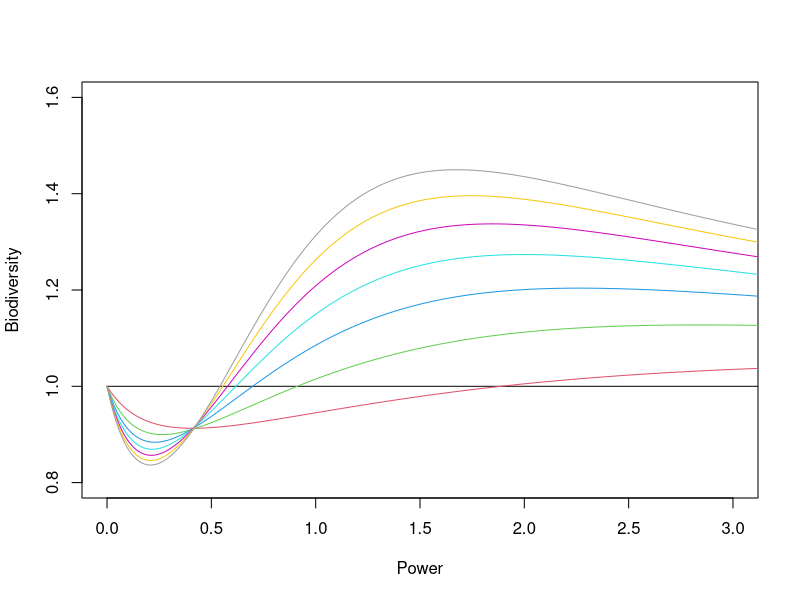
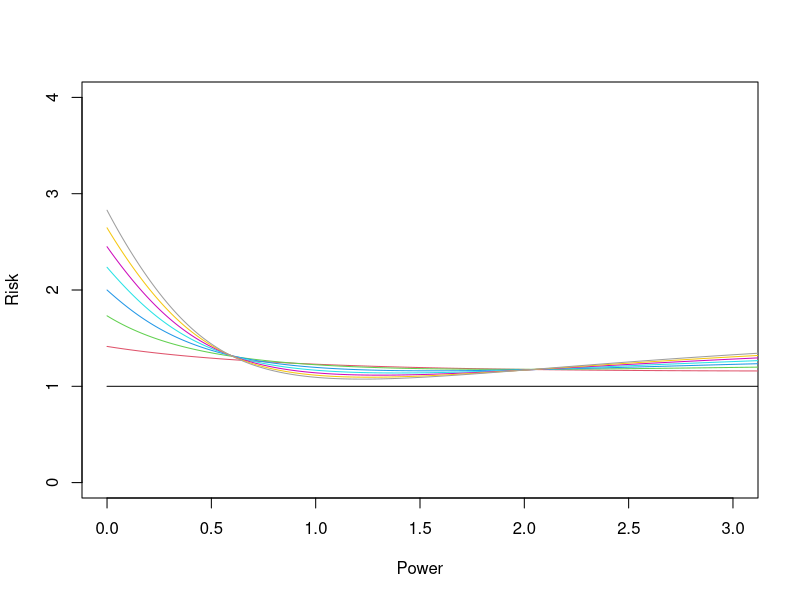

The R source for these figures, in order: (Note: this script raises an error after producing the figures.)
k <- seq(0, 2, by=0.001)
m <- 2

# This computes the biodiversity ratio of m versus 1 fragments of the same shape
# if area of the m fragments is such that the total risk is the same in both cases,
# where the dilution effect is d
biod <- function(z, m, d=1) {
  m ^ (z*(z*d - 1/2) / (z*d + 1/2)) * (1 - (1 - 1/m^z)^m)
}

# This computes the risk ratio of m versus 1 fragments of the same shape
# if area of the m fragments is such that the total biodiversity is the same in both cases,
# where the dilution effect is d
risk <- function(z, m, d=1) {
  1 / (m ^ (z*d - 1/2) * (1 - (1 - 1/m^z)^m)^((z*d+1/2)/z))
}

plot(NULL, xlim=c(0,3), ylim=c(0.8,1.6), xlab="Power", ylab="Biodiversity")
for (i in 1:8) {
  plot(function(x) { biod(x, i)}, xlim=c(0, 4), col=i, add=TRUE, n=1000)
}

plot(NULL, xlim=c(0,3), ylim=c(0,4), xlab="Power", ylab="Risk")
for (i in 1:8) {
  plot(function(x) { risk(x, i, 0.7)}, xlim=c(0, 4), col=i, add=TRUE, n=1000)
}

# alternate computation for total biodiversity
area <- c(1,1,1)/3
power <- 0.5

total_area = sum(area)
prop_area = area / total_area
prop_biod = prop_area^power
prop_outside_biod = 1 - prop_biod
prop_outside_all  = prod(prop_outside_biod)
prop_union_biod   = 1 - prop_outside_all
total_biod = total_area^power
total_union = total_biod * prop_union_biod
total_union

# In the special case of power=0.5, the above is same as:
biod(0.5, 3)

# the biod function otherwise uses different areas in the m versus 1 case so that risk is balanced.

# now, for risk, we'll need to take area/k to the power z then multiply by perimeter and add?
3 * ((1/3)^power * sqrt(1/3))
(risk(0.5,3)/3)

1 - (1 - (1/m)^z)^m

find_power <- function(m, d) {
  lwr = risk(0.01,m,d)-1
  upr = risk(2,m,d)-1
  if (lwr*upr > 0) {
    return(NA);
  }
  uniroot(function(x, m, d) { risk(x,m,d)-1 }, interval=c(0,2), m=m, d=d)$root
}

balance <- expand.grid(fragments = 2:10, dilute = seq(0.7,2, by=0.05))
balance$power <- apply(balance, 1, function(x) { find_power(x[1], x[2]) })

plot(NULL, xlim=c(2,10), ylim=c(0,3), xlab="Fragments", ylab="power (z)")
lapply(seq_along(unique(balance$dilute)), function(x) { lines(power ~ fragments, data=subset(balance, dilute==unique(balance$dilute)[x]), col=grey(x/110)) })
lines(power ~ fragments, data=subset(balance, dilute==1), col='red', lwd=2)


library(ggplot2)
ggplot(balance, aes(fragments, power)) + geom_line(aes(group=dilute, col=dilute))
ggsave('power_vs_fragments_diluted.png')
plot(NULL, xlim=c(0,4), ylim=c(0,3), xlab="Power", ylab="Risk")
for (i in 1:8) {
  plot(function(x) { risk(x, i)}, xlim=c(0, 4), col=i, add=TRUE, n=1000)
}
legend('topright', paste(1:8, "fragments"), fill=1:8)

#' Test out some de Broglie plots
#'
#' TODO:
#'   1. Change amplitude for a given k and then adjust such that area is preserved.
#'   2. Compute solidity (area to minimal circle area outside) and core (maximal circle area inside to full area?)
#'   3. Plot for various k and amplitudes, keeping area fixed (r will change)
#'   4. Compute perimeters for each one as well via numeric integration (already have this below!)
#'   
R = 1
a = 0.2
k = 10

theta = seq(0, 2*pi, length.out=1000)
r = R - a*sin(k*theta)

plot(r*cos(theta), r*sin(theta), type="l")

#' Montecarlo estimate of area.
#' Sample randomly R*sqrt(runif())

n = 10000
theta_hat = runif(n)*2*pi
r_hat = R*(1+a) * sqrt(runif(n))

sum(r_hat < R - R*a*sin(k*theta_hat))/n

area_debrolie = pi*R^2*(1 + a^2/2)
area_circle  = pi*R^2*(1+a)^2
area_debrolie/area_circle

# compute perimeter of radius R, amplitude a, petals k
arc_len <- function(R, a, k) {
  arclen_f <- function(theta, R, a, k) {
    r = R*(1 - a*sin(k*theta))
    dr = -R*a*k*cos(k*theta)
    sqrt(r^2 + dr^2)
  }
  alen <- numeric(length(R))
  if (length(a) == 1 && length(R) > 1)
    a = rep(a, length(R))
  for (i in seq_along(R))
    alen[i] = integrate(arclen_f, 0, 2*pi, subdivisions=1000,R=R[i], a=a[i], k=k)$value
  alen
}

# Amplitude should be between 0..1
# Area should be 1 (it's scale-independent, dummy)
debroglie <- function(petals, amplitude) {
  # 1. figure out the radius from the area, petals + amplitude
  #   area = pi*R^2*(1 + amplitude^2/2)
  R = 1/sqrt(1 + amplitude^2/2)
  # 2. figure out solidity + core ratio things
  solidity = (pi*1^2) / (pi*R^2*(1+amplitude)^2)
  core     = (pi*R^2*(1-amplitude)^2) / (pi*1^2)
  # 3. computer perimeter
  perimeter = arc_len(R, amplitude, petals)
  return(list(R=R, s=solidity, c=core, p=perimeter, k=petals))
}

a = seq(0,1, by=0.01)
out <- lapply(1:12, function(x) { as.data.frame(debroglie(x, a)) })
out <- do.call(rbind, out)
out$k <- factor(out$k)

library(lattice)
pdf("solidity_vs_core.pdf")
xyplot(s ~ c | k, data=out, type="l", xlab="core ratio", ylab="solidity ratio", main="Solidity ratio vs Core ratio")
xyplot(p ~ s | k, data=out, type="l", xlab="solidity ratio", ylab="perimeter", main="Perimeter vs Solidity ratio")
xyplot(p ~ c | k, data=out, type="l", xlab="core ratio", ylab="perimeter", main="Perimeter vs Core ratio")
dev.off()

out <- as.data.frame(debroglie(5, a))
tapply()
plot(s ~ c, data=out, col = k, type="l")

out <- as.data.frame(debroglie(10, a))

plot(p ~ s, data=out, type="l")

plot(r_hat*cos(theta_hat), r_hat*sin(theta_hat), pch='.', col=ifelse(r_hat < R* - R*a*sin(k*theta_hat), "red", "blue"))


plot(function(x) { ans = numeric(length(x)); for (i in seq_along(x)) ans[i] = arc_len(1, x[i], 5); ans }, xlim=c(0,1))
plot(function(x) { ans = numeric(length(x)); for (i in seq_along(x)) ans[i] = arc_len(1, x[i], 10); ans }, xlim=c(0,1), add=TRUE)

risk_petal <- function(z, m, a, k) {
  # start by balancing the biodiversity
  # Bm = (m*pi*rm^2*(1+a^2/2))^z * (1 - (1 - 1/m^z)^m)
  # B1 = (pi*r1^2*(1+a^2/2))^z
  # Bm = B1 -> m^z rm^(2z) (1 - (1 - 1/m^z)^m) = r1^(2z) ->
  r1 = 1
  rm = r1/(sqrt(m) * (1 - (1 - 1/m^z)^m)^(1/(2*z)))
  
  # risk...
  Rm = m * (pi*rm^2*(1+a^2/2))^z * arc_len(rm, a, k)
  R1 = (pi*r1^2*(1+a^2/2))^z * arc_len(r1, a, k)
  Rm / R1
}

solidity <- function(a) {
  (1 + a^2/2) / (1 + a)^2
}

pdf("z.pdf", width=12, height=12)
par(mfrow=c(3,3))
for (num_clusters in 1:9) {
  grid = expand.grid(amplitude=seq(0,1,by=0.01), complexity=0:10, z=NA)
  for (i in 1:nrow(grid)) {
    grid$z[i] = uniroot(function(x) { risk_petal(x, num_clusters, grid$amplitude[i], grid$complexity[i]) - 1 }, c(0.5, 10))$root
    if (i %% 100 == 0)
      cat("Up to", i, "of", nrow(grid), "\n")
  }
  image(seq(0,1,by=0.01), 0:10, matrix(grid$z, 101, 11), zlim=c(0.5, 10), xlab="Amplitude", ylab="Complexity (nodes)", main=paste(num_clusters, "clusters"))
}
dev.off()

pdf("risk.pdf", width=8, height=6)
plot(NULL, xlim=c(0,4), ylim=c(0,3), xlab="Power", ylab="Risk")
for (i in 1:8) {
  plot(function(x) { risk_petal(x, i, 0.8, 5)}, xlim=c(0, 4), col=i, add=TRUE, n=1000)
}
legend('topright', paste(1:8, "fragments"), fill=1:8)
dev.off()
